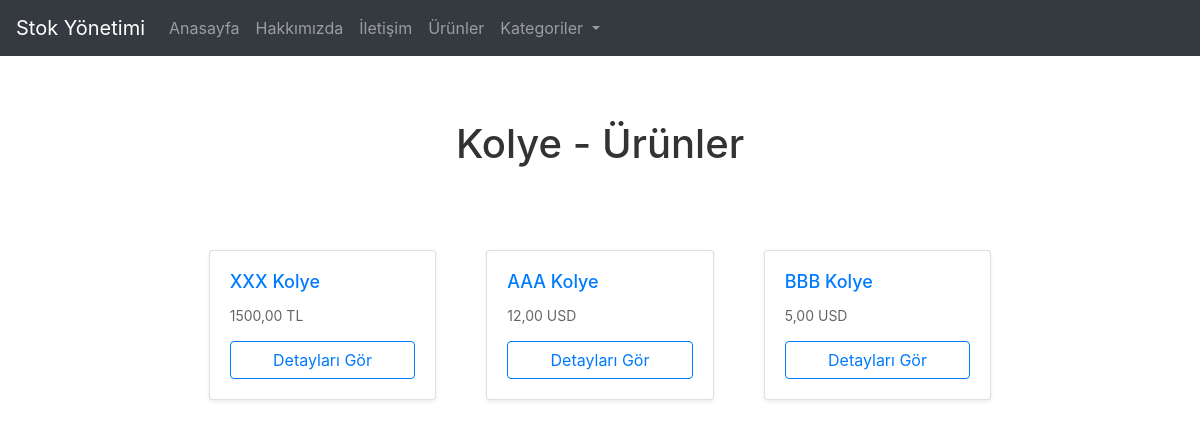
The app's page /kategori/kolye/ with its own data.
### envanter/models.py (models this page shows, shortened)
class Kategori(models.Model):
    isim = models.CharField(max_length=100)
    slug = models.SlugField(unique=True, blank=True)
    parent = models.ForeignKey('self', null=True, blank=True, related_name='alt_kategoriler', on_delete=models.CASCADE)
    class Meta:
        verbose_name = 'Kategori'
        verbose_name_plural = 'Kategoriler'

class Urun(models.Model):
    PARA_BIRIMLERI = [
        ('TL', 'Türk Lirası'),
        ('USD', 'Dolar'),
        ('EUR', 'Euro'),
    ]
    isim = models.CharField(max_length=200)
    slug = models.SlugField(unique=True, blank=True)
    kategori = models.ForeignKey(Kategori, on_delete=models.CASCADE)
    aciklama = models.TextField(blank=True, null=True)
    fiyat = models.DecimalField(max_digits=10, decimal_places=2)
    eski_fiyat = models.DecimalField(max_digits=10, decimal_places=2, blank=True, null=True)
    stok_miktari = models.PositiveIntegerField()
    birim = models.CharField(max_length=50, choices=[('adet', 'Adet'), ('kilo', 'Kilo')])
    para_birimi = models.CharField(max_length=3, choices=PARA_BIRIMLERI, default='TL')
    fotoğraf = models.ImageField(upload_to='urun_fotograflari/', blank=True, null=True)
    class Meta:
        verbose_name = 'Ürün'
        verbose_name_plural = 'Ürünler'

### envanter/views.py (the view)
# urls.py: path('kategori/<slug:slug>/', views.kategori_urun_listesi, name='kategori_urun_listesi'),
def kategori_urun_listesi(request, slug):
    kategori = get_object_or_404(Kategori, slug=slug)
    urunler = Urun.objects.filter(kategori=kategori)
    kategoriler = Kategori.objects.all()
    return render(request, 'envanter/kategori_urun_listesi.html', {'kategori': kategori, 'urunler': urunler, 'kategoriler': kategoriler})

### envanter/templates/envanter/kategori_urun_listesi.html (shortened to what this page needs)
{% extends 'envanter/base.html' %}
{% block content %}
<div class="container text-center mb-4">
    <h1>{{ kategori.isim }} - Ürünler</h1>
</div>
<div class="container">
    <div class="row justify-content-center">
        {% for urun in urunler %}
            <div class="col-lg-3 col-md-4 col-sm-6 mb-4 d-flex align-items-stretch">
                <div class="card shadow-sm w-100">
                    <div class="card-body d-flex flex-column">
                        <h5 class="card-title">{{ urun.isim }}</h5>
                        <p class="card-text">{{ urun.fiyat }} {{ urun.para_birimi }}</p>
                        <a href="{% url 'urun_detay' urun.slug %}" class="btn btn-outline-primary btn-block mt-auto">Detayları Gör</a>
                    </div>
                </div>
            </div>
        {% endfor %}
    </div>
</div>
{% endblock %}

### static/css/styles.css (style rules this page uses)
body { font-family: -apple-system, BlinkMacSystemFont, 'Segoe UI', Roboto, 'Helvetica Neue', Arial, sans-serif; background-color: #f5f5f7; margin: 0; padding: 0; }
h1 { color: #333; font-weight: bold; margin-bottom: 20px; }
.container { padding: 20px; }
.card { border: none; border-radius: 10px; overflow: hidden; transition: transform 0.3s, box-shadow 0.3s; display: flex; flex-direction: column; margin: 10px; }
.card-body { padding: 20px; flex: 1; display: flex; flex-direction: column; }
.card-title { font-size: 18px; margin-bottom: 10px; color: #007bff; }
.card-text { color: #666; font-size: 14px; margin-bottom: 15px; }
.btn-outline-primary { border-color: #007bff; color: #007bff; transition: background-color 0.3s, border-color 0.3s, color 0.3s; }
.row.justify-content-center { justify-content: center !important; }
.mb-4 { margin-bottom: 1.5rem !important; }

### records on screen
Kategori: isim "Kolye"
Urun: isim "XXX Kolye", fiyat "1500,00", para_birimi "TL"
Urun: isim "AAA Kolye", fiyat "12,00", para_birimi "USD"
Urun: isim "BBB Kolye", fiyat "5,00", para_birimi "USD"
